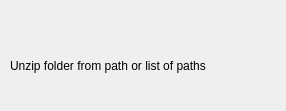
<?xml version="1.0" encoding="UTF-8"?>
<ui version="4.0">
 <class>Form</class>
 <widget class="QWidget" name="Form">
  <property name="geometry">
   <rect>
    <x>0</x>
    <y>0</y>
    <width>286</width>
    <height>111</height>
   </rect>
  </property>
  <property name="windowTitle">
   <string>Form</string>
  </property>
  <widget class="QLabel" name="label">
   <property name="geometry">
    <rect>
     <x>10</x>
     <y>56</y>
     <width>271</width>
     <height>20</height>
    </rect>
   </property>
   <property name="text">
    <string>Unzip folder from path or list of paths</string>
   </property>
  </widget>
 </widget>
 <resources/>
 <connections/>
</ui>
